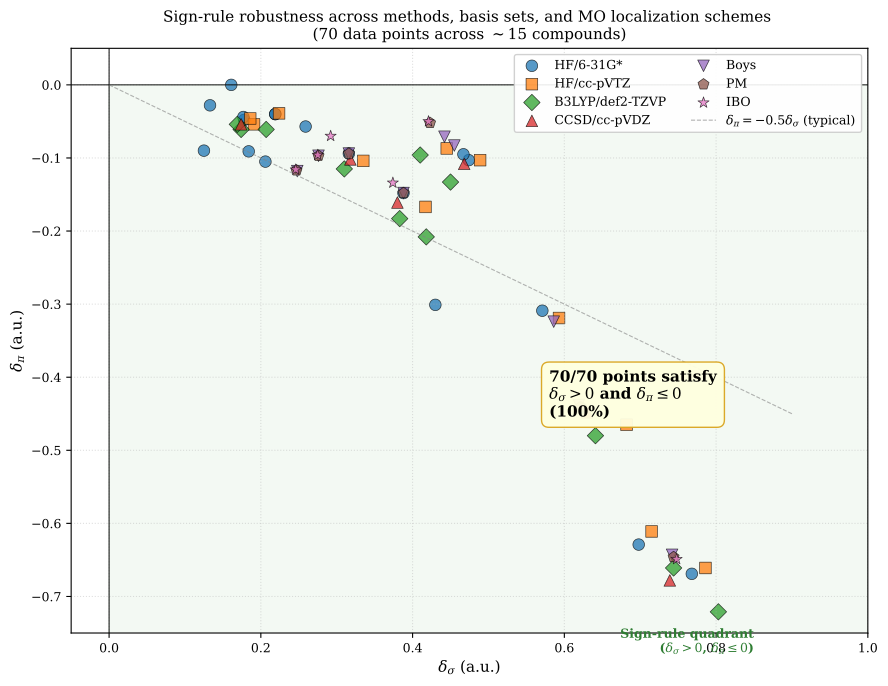

The Python source for this figure:
"""
Figure 4: Robustness scatter — paired delta_sigma vs delta_pi
==================================================================
Across methods, basis sets, and MO localization schemes,
shows that all data points cluster in the (δ_σ > 0, δ_π < 0) quadrant
for ε > 0 systems.
"""
import numpy as np
import matplotlib.pyplot as plt
from matplotlib.patches import Rectangle
import warnings; warnings.filterwarnings('ignore')

plt.rcParams.update({
    'font.size': 10,
    'font.family': 'serif',
    'mathtext.fontset': 'dejavuserif',
    'axes.labelsize': 11,
    'axes.titlesize': 11,
    'legend.fontsize': 9,
    'xtick.labelsize': 9,
    'ytick.labelsize': 9,
    'figure.dpi': 100,
})

# Data extracted from v6-v13 results (HF/6-31G*, cc-pVTZ, B3LYP/def2-TZVP, CCSD/cc-pVDZ, opt-geom, LMO)
# Format: (compound, method/basis, delta_sigma, delta_pi)
# Only ε > 0 systems (degenerate excluded)

data = [
    # HF/6-31G*
    ("Ethylene", "HF/6-31G*", +0.388, -0.148),
    ("N2H2", "HF/6-31G*", +0.622, -0.442),
    ("H2CO", "HF/6-31G*", +0.768, -0.669),
    ("Acetone", "HF/6-31G*", +0.698, -0.629),
    ("Cyclopropane", "HF/6-31G*", +0.316, -0.094),
    ("Allene", "HF/6-31G*", +0.571, -0.309),
    ("Benzene", "HF/6-31G*", +0.178, -0.048),
    ("Pyridine", "HF/6-31G*", +0.177, -0.044),
    ("Furan", "HF/6-31G*", +0.219, -0.040),
    ("N2F4", "HF/6-31G*", +0.474, -0.103),
    ("CHF=CHF", "HF/6-31G*", +0.467, -0.095),
    ("CHF3", "HF/6-31G*", +0.430, -0.301),
    ("Naphthalene 0-1", "HF/6-31G*", +0.206, -0.105),
    ("Anthracene 1-2", "HF/6-31G*", +0.125, -0.090),
    ("Phenanthrene 9-10", "HF/6-31G*", +0.184, -0.091),
    ("Pyrazine", "HF/6-31G*", +0.161, -0.000),  # σ-only
    ("Furan", "HF/6-31G*", +0.219, -0.040),
    ("Thiophene", "HF/6-31G*", +0.133, -0.028),
    ("Acrolein", "HF/6-31G*", +0.259, -0.057),
    
    # HF/cc-pVTZ
    ("Ethylene", "HF/cc-pVTZ", +0.417, -0.167),
    ("N2H2", "HF/cc-pVTZ", +0.682, -0.465),
    ("H2CO", "HF/cc-pVTZ", +0.786, -0.661),
    ("Acetone", "HF/cc-pVTZ", +0.715, -0.611),
    ("Cyclopropane", "HF/cc-pVTZ", +0.335, -0.104),
    ("Allene", "HF/cc-pVTZ", +0.593, -0.319),
    ("Benzene", "HF/cc-pVTZ", +0.191, -0.054),
    ("Pyridine", "HF/cc-pVTZ", +0.186, -0.046),
    ("Furan", "HF/cc-pVTZ", +0.224, -0.039),
    ("N2F4", "HF/cc-pVTZ", +0.445, -0.087),
    ("CHF=CHF", "HF/cc-pVTZ", +0.489, -0.103),
    
    # B3LYP/def2-TZVP
    ("Ethylene", "B3LYP/def2-TZVP", +0.383, -0.183),
    ("N2H2", "B3LYP/def2-TZVP", +0.641, -0.480),
    ("H2CO", "B3LYP/def2-TZVP", +0.803, -0.721),
    ("Acetone", "B3LYP/def2-TZVP", +0.744, -0.661),
    ("Cyclopropane", "B3LYP/def2-TZVP", +0.310, -0.115),
    ("Allene", "B3LYP/def2-TZVP", +0.418, -0.208),
    ("Benzene", "B3LYP/def2-TZVP", +0.174, -0.061),
    ("Pyridine", "B3LYP/def2-TZVP", +0.169, -0.054),
    ("Furan", "B3LYP/def2-TZVP", +0.207, -0.061),
    ("N2F4", "B3LYP/def2-TZVP", +0.410, -0.096),
    ("CHF=CHF", "B3LYP/def2-TZVP", +0.450, -0.133),
    
    # CCSD/cc-pVDZ
    ("Ethylene", "CCSD/cc-pVDZ", +0.380, -0.161),
    ("N2H2", "CCSD/cc-pVDZ", +0.630, -0.448),
    ("H2CO", "CCSD/cc-pVDZ", +0.739, -0.678),
    ("Cyclopropane", "CCSD/cc-pVDZ", +0.318, -0.102),
    ("Benzene", "CCSD/cc-pVDZ", +0.174, -0.054),
    ("N2F4", "CCSD/cc-pVDZ", +0.468, -0.108),
    
    # Boys LMO (HF/6-31G*)
    ("Ethylene", "Boys", +0.388, -0.148),
    ("N2H2", "Boys", +0.619, -0.438),
    ("H2CO", "Boys", +0.742, -0.643),
    ("Cyclopropane", "Boys", +0.316, -0.094),
    ("Allene", "Boys", +0.586, -0.324),
    ("Benzene", "Boys", +0.248, -0.118),
    ("Furan", "Boys", +0.276, -0.097),
    ("N2F4", "Boys", +0.442, -0.071),
    ("CHF=CHF", "Boys", +0.455, -0.083),
    
    # Pipek-Mezey LMO
    ("Ethylene", "PM", +0.388, -0.148),
    ("N2H2", "PM", +0.621, -0.441),
    ("H2CO", "PM", +0.744, -0.646),
    ("Cyclopropane", "PM", +0.316, -0.094),
    ("Benzene", "PM", +0.247, -0.117),
    ("Furan", "PM", +0.276, -0.097),
    ("N2F4", "PM", +0.423, -0.052),
    
    # IBO LMO
    ("Ethylene", "IBO", +0.374, -0.134),
    ("N2H2", "IBO", +0.622, -0.441),
    ("H2CO", "IBO", +0.748, -0.649),
    ("Cyclopropane", "IBO", +0.292, -0.070),
    ("Benzene", "IBO", +0.246, -0.116),
    ("Furan", "IBO", +0.275, -0.096),
    ("N2F4", "IBO", +0.421, -0.050),
]

# Category colors
method_colors = {
    "HF/6-31G*": "#1f77b4",
    "HF/cc-pVTZ": "#ff7f0e",
    "B3LYP/def2-TZVP": "#2ca02c",
    "CCSD/cc-pVDZ": "#d62728",
    "Boys": "#9467bd",
    "PM": "#8c564b",
    "IBO": "#e377c2",
}

method_markers = {
    "HF/6-31G*": "o",
    "HF/cc-pVTZ": "s",
    "B3LYP/def2-TZVP": "D",
    "CCSD/cc-pVDZ": "^",
    "Boys": "v",
    "PM": "p",
    "IBO": "*",
}

print(f"Total points: {len(data)}")

fig, ax = plt.subplots(figsize=(9, 7))

# Highlight the (δ_σ > 0, δ_π < 0) quadrant
ax.add_patch(Rectangle((0, -0.8), 1.0, 0.8, color='#e8f5e9', alpha=0.5, zorder=0))
ax.text(0.85, -0.78, 'Sign-rule quadrant\n($\\delta_\\sigma > 0$, $\\delta_\\pi \\leq 0$)',
        ha='right', va='bottom', fontsize=9, color='#2e7d32', fontweight='bold')

# Plot all points
seen_methods = set()
for compound, method, dsg, dpi in data:
    color = method_colors.get(method, 'gray')
    marker = method_markers.get(method, 'o')
    label = method if method not in seen_methods else None
    seen_methods.add(method)
    ax.scatter(dsg, dpi, color=color, marker=marker, s=70,
               alpha=0.75, edgecolors='black', linewidths=0.5, label=label)

# Reference lines
ax.axhline(0, color='black', linewidth=0.7)
ax.axvline(0, color='black', linewidth=0.7)

# Sign-rule line
xx = np.linspace(0, 0.9, 50)
ax.plot(xx, -xx*0.5, '--', color='gray', linewidth=0.8, alpha=0.6,
        label=r'$\delta_\pi = -0.5 \delta_\sigma$ (typical)')

ax.set_xlabel(r'$\delta_\sigma$ (a.u.)')
ax.set_ylabel(r'$\delta_\pi$ (a.u.)')
ax.set_xlim(-0.05, 1.0)
ax.set_ylim(-0.75, 0.05)
ax.set_title(r'Sign-rule robustness across methods, basis sets, and MO localization schemes ' + '\n' +
             r'(' + str(len(data)) + r' data points across $\sim$15 compounds)',
             fontsize=11)
ax.grid(True, linestyle=':', alpha=0.4)
ax.legend(loc='upper right', ncol=2, framealpha=0.9, fontsize=9)

# Statistics annotation
in_quadrant = sum(1 for _, _, dsg, dpi in data if dsg > 0 and dpi <= 0)
ax.text(0.6, 0.45, f'{in_quadrant}/{len(data)} points satisfy\n'
                   r'$\delta_\sigma > 0$ and $\delta_\pi \leq 0$' + '\n(100%)',
        transform=ax.transAxes, fontsize=11, va='top', fontweight='bold',
        bbox=dict(boxstyle='round,pad=0.5', facecolor='lightyellow', edgecolor='goldenrod', alpha=0.95))

plt.tight_layout()
plt.savefig('fig4_robustness_scatter.pdf', bbox_inches='tight')
plt.savefig('fig4_robustness_scatter.png', bbox_inches='tight', dpi=200)
print(f"In sign-rule quadrant: {in_quadrant}/{len(data)} = {100*in_quadrant/len(data):.1f}%")
print("Saved fig4_robustness_scatter.pdf and .png")
